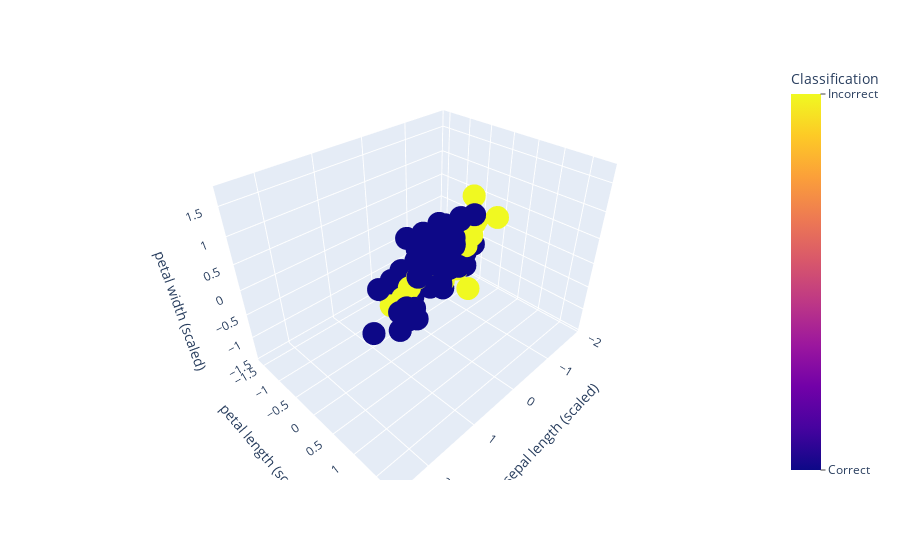

Here is the notebook cell this chart was saved with:
### Markdown cell above
<div class="alert alert-info">
<b>EXERCISE 8 </b> <br>
    
Use the function <code>plot_diff_cluster</code> from the <code>helping_functions</code> to visualize where your clustering fails, e.g., <br><br>
<code>plot_diff_cluster(y, y_pred, data_df)</code>. <br><br>
Comments on your observations.
</div>

### Code cell
from helping_functions import plot_diff_cluster

km = KMeans(n_clusters=n_class,init = 'k-means++', n_init=1)
km.fit(data)

y_pred = km.predict(data)

plot_diff_cluster(y,y_pred,data_df)

### Figure 1 — Plotly figure (JSON) as saved in the notebook; plotly's stock layout.template omitted (floating-point values rounded to 4 significant figures; data arrays with more than 128 entries replaced by an {"elided": "..."} marker saying what was removed)
{"data": [{"hovertemplate": "sepal length (scaled)=%{x}<br>petal length (scaled)=%{y}<br>petal width (scaled)=%{z}<br>color=%{marker.color}<extra></extra>", "legendgroup": "", "marker": {"color": {"elided": "150 int values"}, "coloraxis": "coloraxis", "symbol": "circle"}, "mode": "markers", "name": "", "scene": "scene", "showlegend": false, "type": "scatter3d", "x": {"elided": "150 float values"}, "y": {"elided": "150 float values"}, "z": {"elided": "150 float values"}}], "layout": {"coloraxis": {"colorbar": {"ticks": "outside", "ticktext": ["Correct", "Incorrect"], "tickvals": [0, 1], "title": {"text": "Classification"}, "y": 1, "yanchor": "top"}, "colorscale": [[0, "#0d0887"], [0.1111, "#46039f"], [0.2222, "#7201a8"], [0.3333, "#9c179e"], [0.4444, "#bd3786"], [0.5556, "#d8576b"], [0.6667, "#ed7953"], [0.7778, "#fb9f3a"], [0.8889, "#fdca26"], [1, "#f0f921"]]}, "legend": {"tracegroupgap": 0}, "margin": {"t": 60}, "scene": {"domain": {"x": [0, 1], "y": [0, 1]}, "xaxis": {"title": {"text": "sepal length (scaled)"}}, "yaxis": {"title": {"text": "petal length (scaled)"}}, "zaxis": {"title": {"text": "petal width (scaled)"}}}}}
